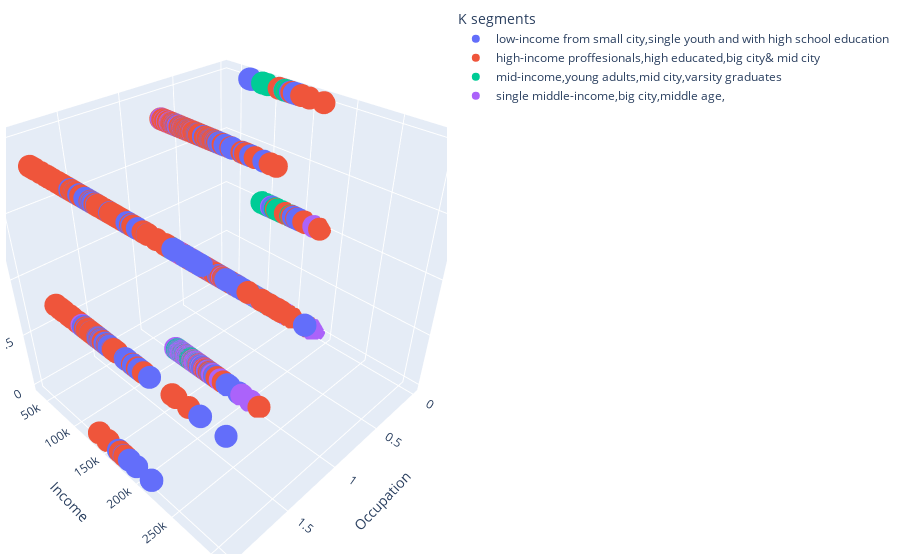

Write notebook code for a chart like this one.
### Code cell
fig = px.scatter_3d(seg_pca_kmeans, x='Occupation', y='Income', z='Settlement size',
              color='K segments',size_max=18)
fig.update_layout(margin=dict(l=6, r=6, b=6, t=6))

### Figure 1 — Plotly figure (JSON) as saved in the notebook; plotly's stock layout.template omitted (floating-point values rounded to 4 significant figures; data arrays with more than 128 entries replaced by an {"elided": "..."} marker saying what was removed)
{"data": [{"hovertemplate": "K segments=low-income from small city,single youth and with high school education<br>Occupation=%{x}<br>Income=%{y}<br>Settlement size=%{z}<extra></extra>", "legendgroup": "low-income from small city,single youth and with high school education", "marker": {"color": "#636efa", "symbol": "circle"}, "mode": "markers", "name": "low-income from small city,single youth and with high school education", "scene": "scene", "showlegend": true, "type": "scatter3d", "x": {"elided": "280 int values"}, "y": {"elided": "280 int values"}, "z": {"elided": "280 int values"}}, {"hovertemplate": "K segments=high-income proffesionals,high educated,big city& mid city <br>Occupation=%{x}<br>Income=%{y}<br>Settlement size=%{z}<extra></extra>", "legendgroup": "high-income proffesionals,high educated,big city& mid city ", "marker": {"color": "#EF553B", "symbol": "circle"}, "mode": "markers", "name": "high-income proffesionals,high educated,big city& mid city ", "scene": "scene", "showlegend": true, "type": "scatter3d", "x": {"elided": "640 int values"}, "y": {"elided": "640 int values"}, "z": {"elided": "640 int values"}}, {"hovertemplate": "K segments=mid-income,young adults,mid city,varsity graduates<br>Occupation=%{x}<br>Income=%{y}<br>Settlement size=%{z}<extra></extra>", "legendgroup": "mid-income,young adults,mid city,varsity graduates", "marker": {"color": "#00cc96", "symbol": "circle"}, "mode": "markers", "name": "mid-income,young adults,mid city,varsity graduates", "scene": "scene", "showlegend": true, "type": "scatter3d", "x": {"elided": "315 int values"}, "y": {"elided": "315 int values"}, "z": {"elided": "315 int values"}}, {"hovertemplate": "K segments=single middle-income,big city,middle age,<br>Occupation=%{x}<br>Income=%{y}<br>Settlement size=%{z}<extra></extra>", "legendgroup": "single middle-income,big city,middle age,", "marker": {"color": "#ab63fa", "symbol": "circle"}, "mode": "markers", "name": "single middle-income,big city,middle age,", "scene": "scene", "showlegend": true, "type": "scatter3d", "x": {"elided": "765 int values"}, "y": {"elided": "765 int values"}, "z": {"elided": "765 int values"}}], "layout": {"legend": {"title": {"text": "K segments"}, "tracegroupgap": 0}, "margin": {"b": 6, "l": 6, "r": 6, "t": 6}, "scene": {"domain": {"x": [0, 1], "y": [0, 1]}, "xaxis": {"title": {"text": "Occupation"}}, "yaxis": {"title": {"text": "Income"}}, "zaxis": {"title": {"text": "Settlement size"}}}}}
